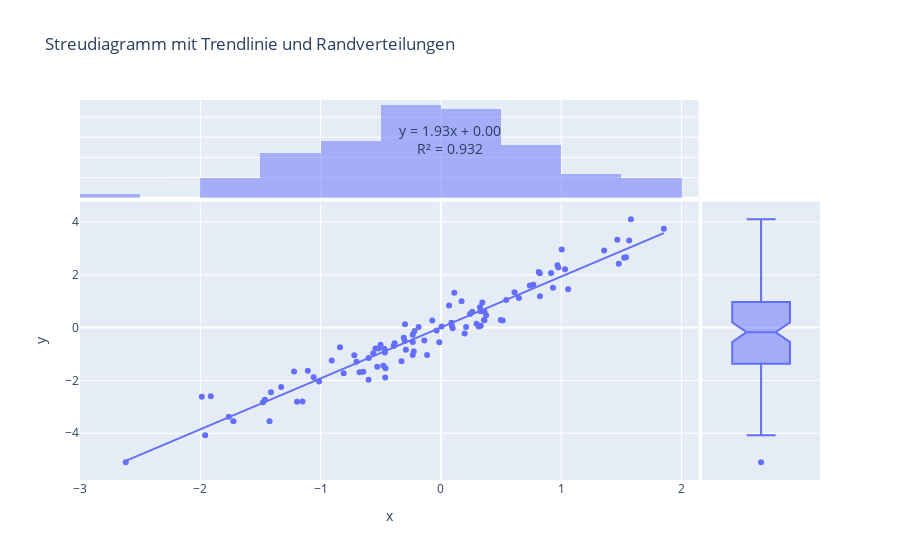

The notebook cell this image was saved under:
### Markdown cell above
**Erklärung:**
- Wir erweitern unseren DataFrame um kategoriale (Gruppe) und kontinuierliche (Größe) Variablen
- Mit `color='Gruppe'` werden die Punkte nach Gruppen eingefärbt
- Mit `size='Größe'` wird die Markergröße entsprechend der Größen-Spalte angepasst
- `hover_data` spezifiziert zusätzliche Informationen, die beim Überfahren mit der Maus angezeigt werden

### Beispiel 3: Streudiagramm mit Trendlinie und Randverteilungen

### Code cell
# Streudiagramm mit Trendlinie und Randverteilungen
np.random.seed(42)
n = 100
x = np.random.normal(0, 1, n)
y = 2*x + np.random.normal(0, 0.5, n)  # Linearer Zusammenhang mit Steigung 2
df = pd.DataFrame({'x': x, 'y': y})

# Erweitertes Streudiagramm
fig = px.scatter(
    df, 
    x='x', 
    y='y', 
    trendline='ols',      # Ordinary Least Squares Regression
    marginal_x='histogram',  # Histogramm für x-Achse
    marginal_y='box',        # Box-Plot für y-Achse
    title='Streudiagramm mit Trendlinie und Randverteilungen'
)

# Trendliniengleichung anzeigen
import statsmodels.api as sm
X = sm.add_constant(df['x'])
model = sm.OLS(df['y'], X).fit()
intercept, slope = model.params
r_squared = model.rsquared

fig.add_annotation(
    x=0.5, y=0.95,
    text=f'y = {slope:.2f}x + {intercept:.2f}<br>R² = {r_squared:.3f}',
    showarrow=False,
    xref='paper', yref='paper',
    font=dict(size=14)
)

fig.show()
